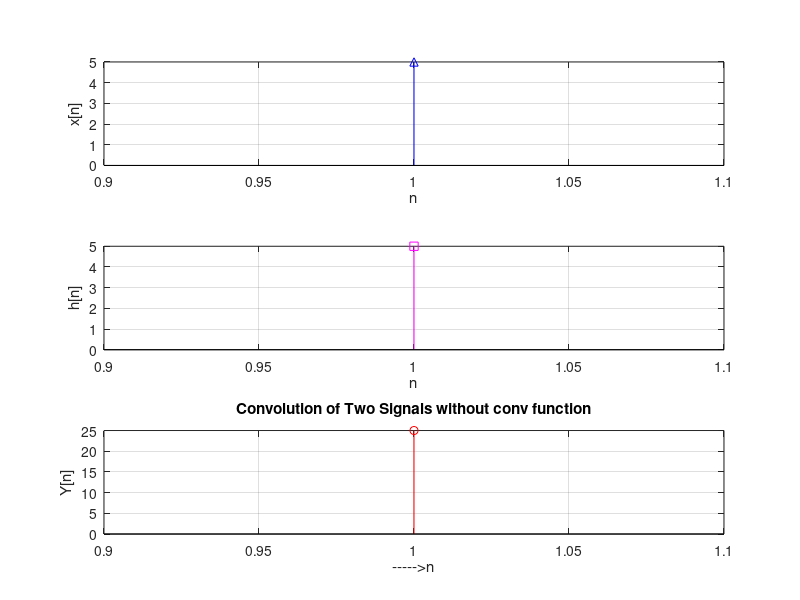

The MATLAB script that drew this image:
close all
clearvars
x=input('Enter x:     ') 
%x=sin(2*pi*0.1.*(1:1:11))
h=input('Enter h:   ')
%h=[1 2 3 4 5 3 1 -1]
% convolution
m=length(x);
n=length(h);
X=[x,zeros(1,n)];
H=[h,zeros(1,m)];
for i=1:n+m-1
    Y(i)=0;
    for j=1:m
        if(i-j+1>0)
            Y(i)=Y(i)+X(j)*H(i-j+1);
        else
        end
    end
end
% plot results
figure;
subplot(3,1,1); stem(x, '-b^'); xlabel('n');
ylabel('x[n]'); grid on;
subplot(3,1,2); stem(h, '-ms');
xlabel('n'); ylabel('h[n]'); grid on;
subplot(3,1,3); stem(Y, '-ro');
ylabel('Y[n]'); xlabel('----->n'); grid on;
title('Convolution of Two Signals without conv function');